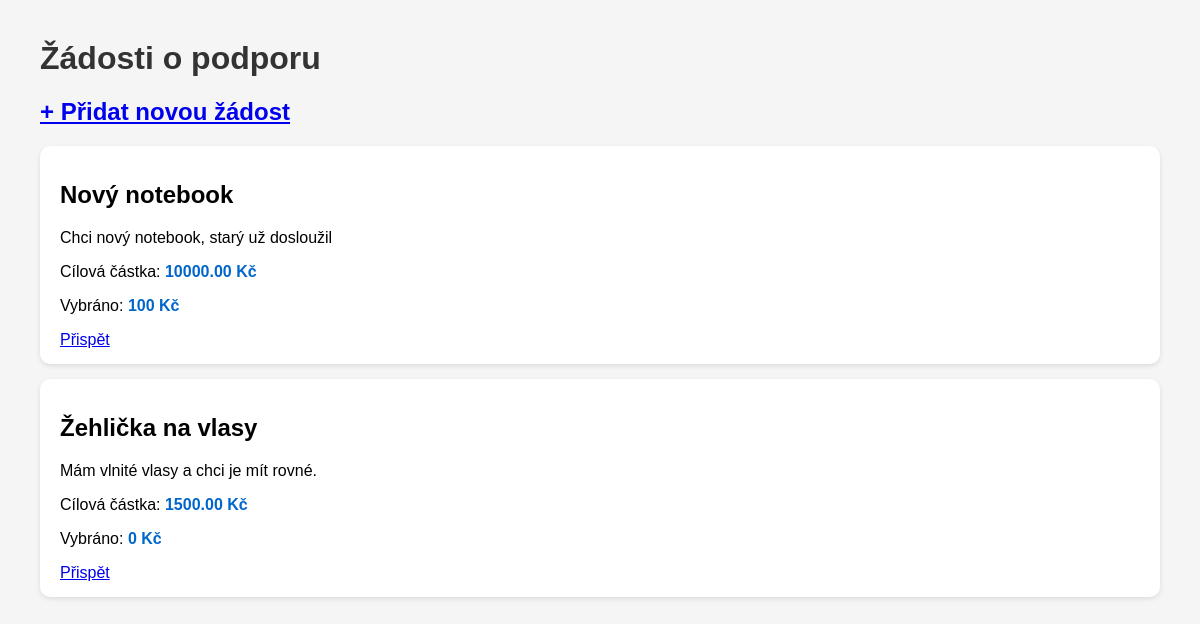
The app's page /microfund/, older data.
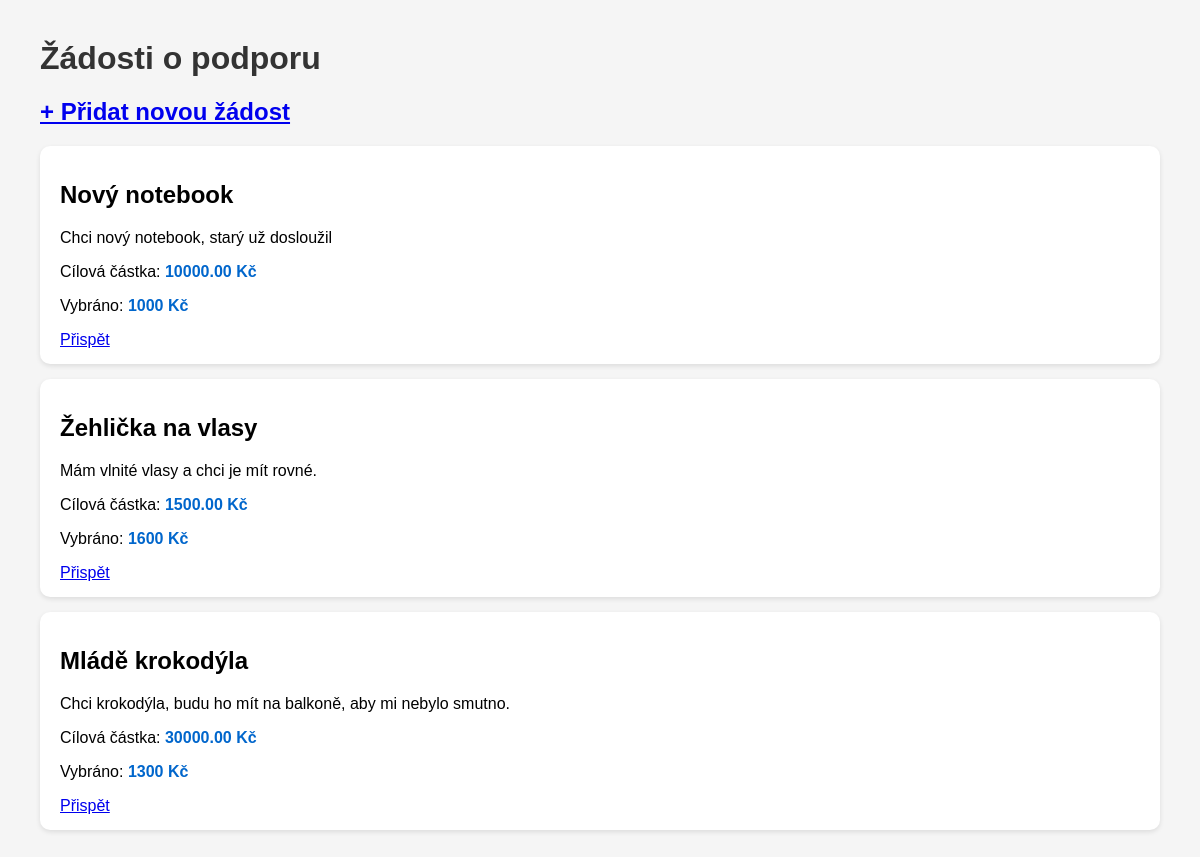
The same page, newer data.
### microfund/models.py (models this page shows)
class Request(models.Model):
    name = models.CharField(max_length=200)
    description = models.CharField(max_length=1000)
    status = models.CharField(max_length=50)
    cash_amount = models.DecimalField(max_digits=10, decimal_places=2)
    donor_amount = models.IntegerField(default=0)
    time_of_creation = models.DateTimeField(auto_now_add=True)
    time_to_end = models.DateTimeField(null=True, blank=True)
    student = models.ForeignKey("Student", on_delete=models.CASCADE)
    donor = models.ForeignKey("Donor", on_delete=models.SET_NULL, null=True, blank=True)

### microfund/views.py (the view)
# urls.py: path("", views.dashboard_view, name="dashboard"),
def dashboard_view(request):
    requests = Request.objects.all()
    return render(request, "microfund/dashboard.html", {"requests": requests} )

### microfund/templates/microfund/dashboard.html (shortened to what this page needs)
<!DOCTYPE html>
<html lang="cs">
<head>
</head>
<body>
    <h1>Žádosti o podporu</h1>
    <h2><a href="{% url 'add_request' %}">+ Přidat novou žádost</a></h2>
    {% for req in requests %}
        <div class="request">
            <h2>{{ req.name }}</h2>
            <p>{{ req.description }}</p>
            <p>Cílová částka: <span class="amount">{{ req.cash_amount }} Kč</span></p>
            <p>Vybráno: <span class="amount">{{ req.donor_amount }} Kč</span></p>
            <a href="{% url 'donate' req.id %}">Přispět</a>
        </div>
    {% empty %}
        <p>Zatím tu nejsou žádné žádosti.</p>
    {% endfor %}
</body>
</html>

Row changes from the older to the newer data that the page shows:
changed Request "Nový notebook": donor_amount "100" → "1000"
changed Request "Žehlička na vlasy": donor_amount "0" → "1600"
added Request: name "Mládě krokodýla", description "Chci krokodýla, budu ho mít na balkoně, aby mi nebylo smutno.", cash_amount "30000.00", donor_amount "1300"
